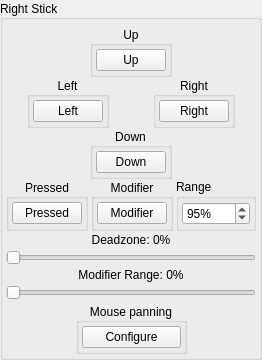
            <widget class="QGroupBox" name="RStick">
             <property name="sizePolicy">
              <sizepolicy hsizetype="Fixed" vsizetype="Fixed">
               <horstretch>0</horstretch>
               <verstretch>0</verstretch>
              </sizepolicy>
             </property>
             <property name="title">
              <string>Right Stick</string>
             </property>
             <property name="alignment">
              <set>Qt::AlignLeading|Qt::AlignLeft|Qt::AlignVCenter</set>
             </property>
             <property name="flat">
              <bool>false</bool>
             </property>
             <property name="checkable">
              <bool>false</bool>
             </property>
             <layout class="QVBoxLayout" name="verticalLayout_2">
              <property name="spacing">
               <number>0</number>
              </property>
              <property name="leftMargin">
               <number>3</number>
              </property>
              <property name="topMargin">
               <number>6</number>
              </property>
              <property name="rightMargin">
               <number>3</number>
              </property>
              <property name="bottomMargin">
               <number>0</number>
              </property>
              <item>
               <widget class="QWidget" name="buttonRStickUpWidget" native="true">
                <property name="minimumSize">
                 <size>
                  <width>0</width>
                  <height>0</height>
                 </size>
                </property>
                <layout class="QHBoxLayout" name="horizontalLayout_9">
                 <property name="spacing">
                  <number>0</number>
                 </property>
                 <property name="leftMargin">
                  <number>0</number>
                 </property>
                 <property name="topMargin">
                  <number>0</number>
                 </property>
                 <property name="rightMargin">
                  <number>0</number>
                 </property>
                 <property name="bottomMargin">
                  <number>0</number>
                 </property>
                 <item>
                  <spacer name="horizontalSpacerRStickUpLeft">
                   <property name="orientation">
                    <enum>Qt::Horizontal</enum>
                   </property>
                   <property name="sizeHint" stdset="0">
                    <size>
                     <width>20</width>
                     <height>20</height>
                    </size>
                   </property>
                  </spacer>
                 </item>
                 <item alignment="Qt::AlignHCenter">
                  <widget class="QGroupBox" name="buttonRStickUpGroup">
                   <property name="title">
                    <string>Up</string>
                   </property>
                   <property name="alignment">
                    <set>Qt::AlignCenter</set>
                   </property>
                   <layout class="QVBoxLayout" name="buttonRStickUpVerticalLayout">
                    <property name="spacing">
                     <number>3</number>
                    </property>
                    <property name="leftMargin">
                     <number>3</number>
                    </property>
                    <property name="topMargin">
                     <number>3</number>
                    </property>
                    <property name="rightMargin">
                     <number>3</number>
                    </property>
                    <property name="bottomMargin">
                     <number>3</number>
                    </property>
                    <item>
                     <widget class="QPushButton" name="buttonRStickUp">
                      <property name="minimumSize">
                       <size>
                        <width>68</width>
                        <height>0</height>
                       </size>
                      </property>
                      <property name="maximumSize">
                       <size>
                        <width>68</width>
                        <height>16777215</height>
                       </size>
                      </property>
                      <property name="styleSheet">
                       <string notr="true">min-width: 68px;</string>
                      </property>
                      <property name="text">
                       <string>Up</string>
                      </property>
                     </widget>
                    </item>
                   </layout>
                  </widget>
                 </item>
                 <item>
                  <spacer name="horizontalSpacerRStickUpRight">
                   <property name="orientation">
                    <enum>Qt::Horizontal</enum>
                   </property>
                   <property name="sizeHint" stdset="0">
                    <size>
                     <width>20</width>
                     <height>20</height>
                    </size>
                   </property>
                  </spacer>
                 </item>
                </layout>
               </widget>
              </item>
              <item>
               <layout class="QHBoxLayout" name="buttonRStickLeftRightHorizontalLayout">
                <property name="spacing">
                 <number>3</number>
                </property>
                <item alignment="Qt::AlignHCenter">
                 <widget class="QGroupBox" name="buttonRStickLeftGroup">
                  <property name="title">
                   <string>Left</string>
                  </property>
                  <property name="alignment">
                   <set>Qt::AlignCenter</set>
                  </property>
                  <layout class="QVBoxLayout" name="buttonRStickLeftVerticalLayout">
                   <property name="spacing">
                    <number>3</number>
                   </property>
                   <property name="leftMargin">
                    <number>3</number>
                   </property>
                   <property name="topMargin">
                    <number>3</number>
                   </property>
                   <property name="rightMargin">
                    <number>3</number>
                   </property>
                   <property name="bottomMargin">
                    <number>3</number>
                   </property>
                   <item>
                    <widget class="QPushButton" name="buttonRStickLeft">
                     <property name="minimumSize">
                      <size>
                       <width>68</width>
                       <height>0</height>
                      </size>
                     </property>
                     <property name="maximumSize">
                      <size>
                       <width>68</width>
                       <height>16777215</height>
                      </size>
                     </property>
                     <property name="styleSheet">
                      <string notr="true">min-width: 68px;</string>
                     </property>
                     <property name="text">
                      <string>Left</string>
                     </property>
                    </widget>
                   </item>
                  </layout>
                 </widget>
                </item>
                <item alignment="Qt::AlignHCenter">
                 <widget class="QGroupBox" name="buttonRStickRightGroup">
                  <property name="title">
                   <string>Right</string>
                  </property>
                  <property name="alignment">
                   <set>Qt::AlignCenter</set>
                  </property>
                  <layout class="QVBoxLayout" name="buttonRStickRightVerticalLayout">
                   <property name="spacing">
                    <number>3</number>
                   </property>
                   <property name="leftMargin">
                    <number>3</number>
                   </property>
                   <property name="topMargin">
                    <number>3</number>
                   </property>
                   <property name="rightMargin">
                    <number>3</number>
                   </property>
                   <property name="bottomMargin">
                    <number>3</number>
                   </property>
                   <item>
                    <widget class="QPushButton" name="buttonRStickRight">
                     <property name="minimumSize">
                      <size>
                       <width>68</width>
                       <height>0</height>
                      </size>
                     </property>
                     <property name="maximumSize">
                      <size>
                       <width>68</width>
                       <height>16777215</height>
                      </size>
                     </property>
                     <property name="styleSheet">
                      <string notr="true">min-width: 68px;</string>
                     </property>
                     <property name="text">
                      <string>Right</string>
                     </property>
                    </widget>
                   </item>
                  </layout>
                 </widget>
                </item>
               </layout>
              </item>
              <item>
               <widget class="QWidget" name="buttonRStickDownWidget" native="true">
                <layout class="QHBoxLayout" name="horizontalLayout_11">
                 <property name="spacing">
                  <number>0</number>
                 </property>
                 <property name="leftMargin">
                  <number>0</number>
                 </property>
                 <property name="topMargin">
                  <number>0</number>
                 </property>
                 <property name="rightMargin">
                  <number>0</number>
                 </property>
                 <property name="bottomMargin">
                  <number>0</number>
                 </property>
                 <item>
                  <spacer name="horizontalSpacerRStickDownLeft">
                   <property name="orientation">
                    <enum>Qt::Horizontal</enum>
                   </property>
                   <property name="sizeHint" stdset="0">
                    <size>
                     <width>20</width>
                     <height>20</height>
                    </size>
                   </property>
                  </spacer>
                 </item>
                 <item>
                  <widget class="QGroupBox" name="buttonRStickDownGroup">
                   <property name="title">
                    <string>Down</string>
                   </property>
                   <property name="alignment">
                    <set>Qt::AlignCenter</set>
                   </property>
                   <layout class="QVBoxLayout" name="buttonRStickDownVerticalLayout">
                    <property name="spacing">
                     <number>3</number>
                    </property>
                    <property name="leftMargin">
                     <number>3</number>
                    </property>
                    <property name="topMargin">
                     <number>3</number>
                    </property>
                    <property name="rightMargin">
                     <number>3</number>
                    </property>
                    <property name="bottomMargin">
                     <number>3</number>
                    </property>
                    <item>
                     <widget class="QPushButton" name="buttonRStickDown">
                      <property name="minimumSize">
                       <size>
                        <width>68</width>
                        <height>0</height>
                       </size>
                      </property>
                      <property name="maximumSize">
                       <size>
                        <width>68</width>
                        <height>16777215</height>
                       </size>
                      </property>
                      <property name="styleSheet">
                       <string notr="true">min-width: 68px;</string>
                      </property>
                      <property name="text">
                       <string>Down</string>
                      </property>
                     </widget>
                    </item>
                   </layout>
                  </widget>
                 </item>
                 <item>
                  <spacer name="horizontalSpacerRStickDownRight">
                   <property name="orientation">
                    <enum>Qt::Horizontal</enum>
                   </property>
                   <property name="sizeHint" stdset="0">
                    <size>
                     <width>20</width>
                     <height>20</height>
                    </size>
                   </property>
                  </spacer>
                 </item>
                </layout>
               </widget>
              </item>
              <item>
               <layout class="QHBoxLayout" name="buttonRStickPressedModifierHorizontalLayout">
                <property name="spacing">
                 <number>3</number>
                </property>
                <item alignment="Qt::AlignHCenter">
                 <widget class="QGroupBox" name="groupRStickPressed">
                  <property name="title">
                   <string>Pressed</string>
                  </property>
                  <property name="alignment">
                   <set>Qt::AlignCenter</set>
                  </property>
                  <layout class="QVBoxLayout" name="buttonRStickPressedVerticalLayout">
                   <property name="spacing">
                    <number>3</number>
                   </property>
                   <property name="leftMargin">
                    <number>3</number>
                   </property>
                   <property name="topMargin">
                    <number>3</number>
                   </property>
                   <property name="rightMargin">
                    <number>3</number>
                   </property>
                   <property name="bottomMargin">
                    <number>3</number>
                   </property>
                   <item>
                    <widget class="QPushButton" name="buttonRStick">
                     <property name="minimumSize">
                      <size>
                       <width>68</width>
                       <height>0</height>
                      </size>
                     </property>
                     <property name="maximumSize">
                      <size>
                       <width>68</width>
                       <height>16777215</height>
                      </size>
                     </property>
                     <property name="styleSheet">
                      <string notr="true">min-width: 68px;</string>
                     </property>
                     <property name="text">
                      <string>Pressed</string>
                     </property>
                    </widget>
                   </item>
                  </layout>
                 </widget>
                </item>
                <item alignment="Qt::AlignHCenter">
                 <widget class="QGroupBox" name="buttonRStickModGroup">
                  <property name="title">
                   <string>Modifier</string>
                  </property>
                  <property name="alignment">
                   <set>Qt::AlignCenter</set>
                  </property>
                  <layout class="QVBoxLayout" name="buttonRStickModVerticalLayout">
                   <property name="spacing">
                    <number>3</number>
                   </property>
                   <property name="leftMargin">
                    <number>3</number>
                   </property>
                   <property name="topMargin">
                    <number>3</number>
                   </property>
                   <property name="rightMargin">
                    <number>3</number>
                   </property>
                   <property name="bottomMargin">
                    <number>3</number>
                   </property>
                   <item>
                    <widget class="QPushButton" name="buttonRStickMod">
                     <property name="minimumSize">
                      <size>
                       <width>68</width>
                       <height>0</height>
                      </size>
                     </property>
                     <property name="maximumSize">
                      <size>
                       <width>68</width>
                       <height>16777215</height>
                      </size>
                     </property>
                     <property name="styleSheet">
                      <string notr="true">min-width: 68px;</string>
                     </property>
                     <property name="text">
                      <string>Modifier</string>
                     </property>
                    </widget>
                   </item>
                  </layout>
                 </widget>
                </item>
                <item>
                 <widget class="QGroupBox" name="buttonRStickRangeGroup">
                  <property name="title">
                   <string>Range</string>
                  </property>
                  <layout class="QHBoxLayout" name="buttonRStickRangeGroupHorizontalLayout">
                   <property name="spacing">
                    <number>3</number>
                   </property>
                   <property name="leftMargin">
                    <number>3</number>
                   </property>
                   <property name="topMargin">
                    <number>3</number>
                   </property>
                   <property name="rightMargin">
                    <number>3</number>
                   </property>
                   <property name="bottomMargin">
                    <number>3</number>
                   </property>
                   <item>
                    <widget class="QSpinBox" name="spinboxRStickRange">
                     <property name="minimumSize">
                      <size>
                       <width>68</width>
                       <height>21</height>
                      </size>
                     </property>
                     <property name="maximumSize">
                      <size>
                       <width>68</width>
                       <height>16777215</height>
                      </size>
                     </property>
                     <property name="suffix">
                      <string>%</string>
                     </property>
                     <property name="minimum">
                      <number>25</number>
                     </property>
                     <property name="maximum">
                      <number>150</number>
                     </property>
                     <property name="value">
                      <number>95</number>
                     </property>
                    </widget>
                   </item>
                  </layout>
                 </widget>
                </item>
               </layout>
              </item>
              <item>
               <layout class="QVBoxLayout" name="sliderRStickDeadzoneModifierRangeVerticalLayout">
                <property name="spacing">
                 <number>3</number>
                </property>
                <property name="leftMargin">
                 <number>0</number>
                </property>
                <property name="topMargin">
                 <number>2</number>
                </property>
                <property name="rightMargin">
                 <number>0</number>
                </property>
                <property name="bottomMargin">
                 <number>3</number>
                </property>
                <item>
                 <layout class="QHBoxLayout" name="sliderRStickDeadzoneHorizontalLayout">
                  <item>
                   <widget class="QLabel" name="labelRStickDeadzone">
                    <property name="text">
                     <string>Deadzone: 0%</string>
                    </property>
                    <property name="alignment">
                     <set>Qt::AlignHCenter</set>
                    </property>
                   </widget>
                  </item>
                 </layout>
                </item>
                <item>
                 <widget class="QSlider" name="sliderRStickDeadzone">
                  <property name="maximum">
                   <number>100</number>
                  </property>
                  <property name="orientation">
                   <enum>Qt::Horizontal</enum>
                  </property>
                 </widget>
                </item>
                <item>
                 <layout class="QHBoxLayout" name="sliderRStickModifierRangeHorizontalLayout">
                  <item>
                   <widget class="QLabel" name="labelRStickModifierRange">
                    <property name="text">
                     <string>Modifier Range: 0%</string>
                    </property>
                    <property name="alignment">
                     <set>Qt::AlignHCenter</set>
                    </property>
                   </widget>
                  </item>
                 </layout>
                </item>
                <item>
                 <widget class="QSlider" name="sliderRStickModifierRange">
                  <property name="maximum">
                   <number>100</number>
                  </property>
                  <property name="orientation">
                   <enum>Qt::Horizontal</enum>
                  </property>
                 </widget>
                </item>
               </layout>
              </item>
              <item>
               <widget class="QWidget" name="mousePanningWidget" native="true">
                <layout class="QHBoxLayout" name="mousePanningHorizontalLayout">
                 <property name="spacing">
                  <number>0</number>
                 </property>
                 <property name="leftMargin">
                  <number>0</number>
                 </property>
                 <property name="topMargin">
                  <number>0</number>
                 </property>
                 <property name="rightMargin">
                  <number>0</number>
                 </property>
                 <property name="bottomMargin">
                  <number>3</number>
                 </property>
                 <item>
                  <spacer name="mousePanningHorizontalSpacerLeft">
                   <property name="orientation">
                    <enum>Qt::Horizontal</enum>
                   </property>
                   <property name="sizeHint" stdset="0">
                    <size>
                     <width>20</width>
                     <height>20</height>
                    </size>
                   </property>
                  </spacer>
                 </item>
                 <item>
                  <widget class="QGroupBox" name="mousePanningGroup">
                   <property name="title">
                    <string>Mouse panning</string>
                   </property>
                   <property name="alignment">
                    <set>Qt::AlignCenter</set>
                   </property>
                   <layout class="QVBoxLayout" name="mousePanningVerticalLayout">
                    <property name="spacing">
                     <number>3</number>
                    </property>
                    <property name="leftMargin">
                     <number>3</number>
                    </property>
                    <property name="topMargin">
                     <number>3</number>
                    </property>
                    <property name="rightMargin">
                     <number>3</number>
                    </property>
                    <property name="bottomMargin">
                     <number>3</number>
                    </property>
                    <item>
                     <widget class="QPushButton" name="mousePanningButton">
                      <property name="text">
                       <string>Configure</string>
                      </property>
                     </widget>
                    </item>
                   </layout>
                  </widget>
                 </item>
                 <item>
                  <spacer name="mousePanningHorizontalSpacerRight">
                   <property name="orientation">
                    <enum>Qt::Horizontal</enum>
                   </property>
                   <property name="sizeHint" stdset="0">
                    <size>
                     <width>20</width>
                     <height>20</height>
                    </size>
                   </property>
                  </spacer>
                 </item>
                </layout>
               </widget>
              </item>
             </layout>
            </widget>
